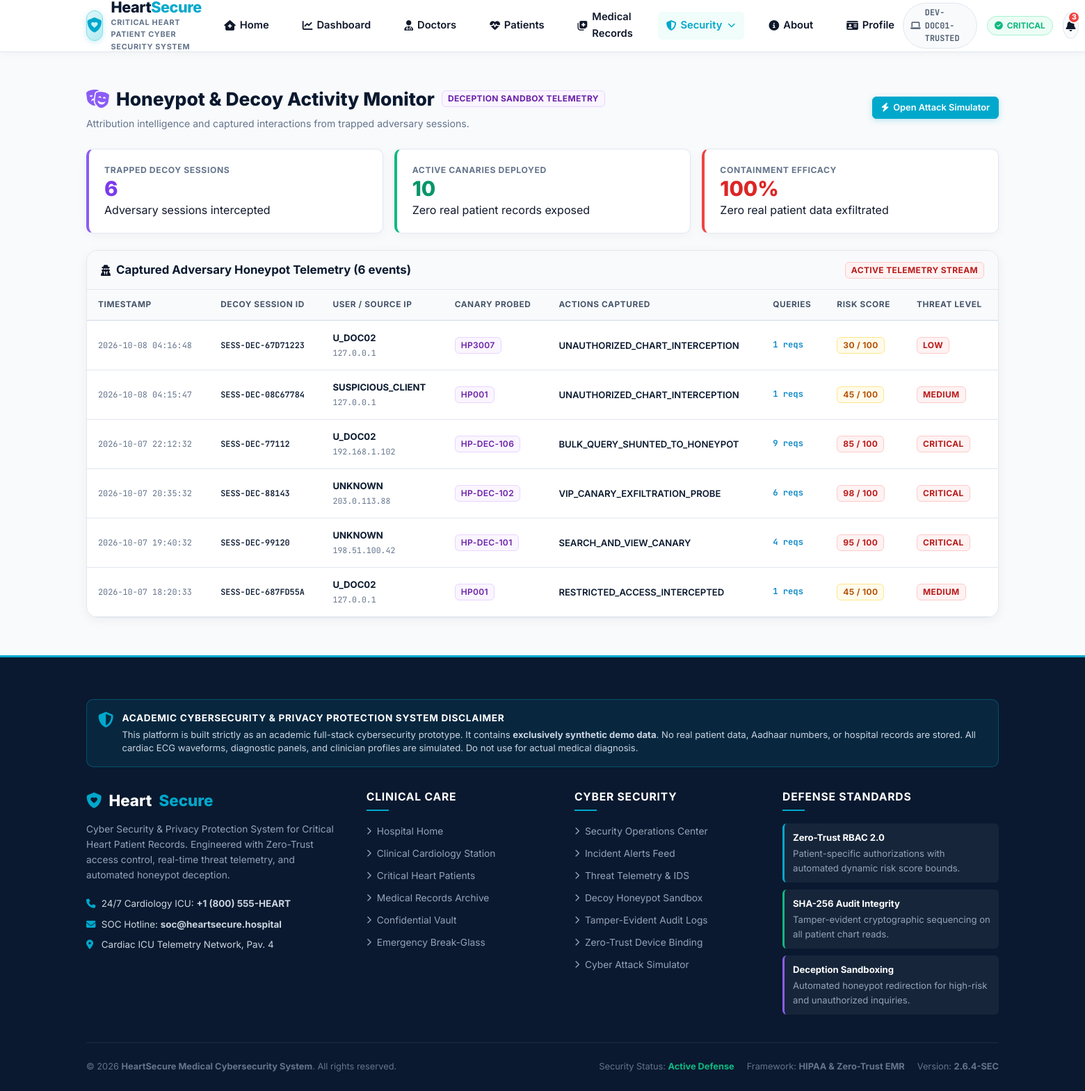
The app's page /decoy-monitor (signed in) with its own data.
### tables this page shows
CREATE TABLE decoy_sessions (
    id INTEGER PRIMARY KEY AUTOINCREMENT,
    decoy_session_id TEXT NOT NULL,
    user_id TEXT NOT NULL,
    ip_address TEXT NOT NULL,
    timestamp TIMESTAMP DEFAULT CURRENT_TIMESTAMP,
    fake_patient_searched TEXT,
    fake_record_viewed TEXT,
    actions_performed TEXT NOT NULL,
    request_count INTEGER DEFAULT 1,
    risk_score INTEGER NOT NULL,
    threat_level TEXT NOT NULL
);

### routes/cardioshield.py (the view)
@cardioshield_bp.route('/decoy-monitor')
def decoy_monitor_view():
    if not require_login():
        return redirect(url_for('auth.login'))
    user = UserModel.get_by_user_id(session['user_id'])
    sessions = DeceptionService.get_decoy_sessions(limit=50)
    stats = DeceptionService.get_stats()
    canaries = DeceptionService.get_all_decoy_patients()
    return render_template(
        'decoy_monitor.html',
        user=user,
        sessions=sessions,
        stats=stats,
        canaries=canaries
    )

### database/db.py (called while the page is built)
def get_db():
    try:
        if 'db' not in g:
            g.db = sqlite3.connect(DB_PATH, check_same_thread=False)
            g.db.row_factory = sqlite3.Row
            g.db.execute("PRAGMA foreign_keys = ON")
            ensure_schema(g.db)
        return g.db
    except RuntimeError:
        conn = sqlite3.connect(DB_PATH, check_same_thread=False)
        conn.row_factory = sqlite3.Row
        conn.execute("PRAGMA foreign_keys = ON")
        ensure_schema(conn)
        return conn

def query_db(query, args=(), one=False):
    conn = get_db()
    cur = conn.execute(query, args)
    rv = cur.fetchall()
    cur.close()
    return (dict(rv[0]) if rv else None) if one else [dict(r) for r in rv]

### models/user.py (called while the page is built)
    @staticmethod
    def get_by_user_id(user_id):
        return query_db("SELECT * FROM users WHERE user_id = ?", (user_id,), one=True)

### routes/cardioshield.py (called while the page is built)
def require_login():
    if 'user_id' not in session:
        flash("Please log in to access this page.", "warning")
        return False
    return True

### services/deception_service.py (called while the page is built)
    @classmethod
    def get_all_decoy_patients(cls):
        rows = query_db("SELECT * FROM decoy_patients ORDER BY patient_id ASC")
        return [cls._format_decoy(r) for r in rows]

    @classmethod
    def get_decoy_sessions(cls, limit=50):
        return query_db("SELECT * FROM decoy_sessions ORDER BY timestamp DESC LIMIT ?", (limit,))

    @classmethod
    def get_stats(cls):
        total = query_db("SELECT COUNT(*) as cnt FROM decoy_sessions", one=True)['cnt']
        canaries_count = query_db("SELECT COUNT(*) as cnt FROM decoy_patients", one=True)['cnt']
        return {
            'total_decoy_sessions': total,
            'total_canaries': canaries_count
        }

    @staticmethod
    def _format_decoy(row):
        if not row:
            return None
        d = dict(row)
        for key in ['vitals', 'current_prescriptions']:
            if isinstance(d.get(key), str):
                try:
                    d[key] = json.loads(d[key])
                except Exception:
                    pass
        d['is_decoy'] = 1
        d['banner_notice'] = "SECURITY MONITORING MODE – SYNTHETIC DECOY DATA"
        return d

### services/phone_service.py (called while the page is built)
    @staticmethod
    def get_supported_country_codes():
        return COUNTRY_CODES

### templates/decoy_monitor.html (shortened to what this page needs)
{% extends "base.html" %}
{% block content %}
<div style="margin-bottom: 24px;">
    <div style="display: flex; justify-content: space-between; align-items: center; flex-wrap: wrap; gap: 14px; margin-bottom: 24px;">
        <div>
            <div style="display: flex; align-items: center; gap: 10px;">
                <h1 style="font-size: 1.65rem; font-weight: 800; color: var(--navy-primary); display: flex; align-items: center; gap: 10px;">
                    <i class="fa-solid fa-masks-theater" style="color: #8b5cf6;"></i> Honeypot &amp; Decoy Activity Monitor
                </h1>
                <span class="badge badge-decoy" style="font-weight: 700;">Deception Sandbox Telemetry</span>
            </div>
            <p style="color: var(--text-muted); font-size: 0.88rem; margin-top: 4px;">
                Attribution intelligence and captured interactions from trapped adversary sessions.
            </p>
        </div>
        <a href="{{ url_for('security.risk_analysis') }}" class="btn btn-primary btn-sm" style="display: inline-flex; align-items: center; gap: 6px;">
            <i class="fa-solid fa-bolt"></i> Open Attack Simulator
        </a>
    </div>
    <div class="stats-grid" style="display: grid; grid-template-columns: repeat(auto-fit, minmax(220px, 1fr)); gap: 16px; margin-bottom: 24px;">
        <div class="card stat-card" style="border-left: 4px solid #8b5cf6; box-shadow: 0 4px 15px rgba(15, 23, 42, 0.04);">
            <div class="stat-label">TRAPPED DECOY SESSIONS</div>
            <div class="stat-value" style="color: #7c3aed;">{{ stats.total_decoy_sessions }}</div>
            <div class="stat-sub">Adversary sessions intercepted</div>
        </div>
        <div class="card stat-card" style="border-left: 4px solid #10b981; box-shadow: 0 4px 15px rgba(15, 23, 42, 0.04);">
            <div class="stat-label">ACTIVE CANARIES DEPLOYED</div>
            <div class="stat-value" style="color: #059669;">{{ stats.total_canaries }}</div>
            <div class="stat-sub">Zero real patient records exposed</div>
        </div>
        <div class="card stat-card" style="border-left: 4px solid #ef4444; box-shadow: 0 4px 15px rgba(15, 23, 42, 0.04);">
            <div class="stat-label">CONTAINMENT EFFICACY</div>
            <div class="stat-value" style="color: #dc2626;">100%</div>
            <div class="stat-sub">Zero real patient data exfiltrated</div>
        </div>
    </div>
    <div class="card" style="margin-bottom: 24px; box-shadow: 0 4px 15px rgba(15, 23, 42, 0.05); border: 1px solid var(--border-light);">
        <div class="card-header" style="background: #f8fafc; border-bottom: 1px solid var(--border-light); padding: 14px 20px; display: flex; justify-content: space-between; align-items: center;">
            <div style="display: flex; align-items: center; gap: 8px;">
                <i class="fa-solid fa-user-secret" style="color: var(--navy-accent);"></i>
                <span class="card-title" style="font-size: 1.05rem; font-weight: 700; color: var(--navy-primary);">Captured Adversary Honeypot Telemetry ({{ sessions|length }} events)</span>
            </div>
            <span class="badge badge-critical" style="font-weight: 700;">Active Telemetry Stream</span>
        </div>
        <div class="table-container">
            <table class="data-table">
                <thead>
                    <tr>
                        <th>Timestamp</th>
                        <th>Decoy Session ID</th>
                        <th>User / Source IP</th>
                        <th>Canary Probed</th>
                        <th>Actions Captured</th>
                        <th>Queries</th>
                        <th>Risk Score</th>
                        <th>Threat Level</th>
                    </tr>
                </thead>
                <tbody>
                    {% for s in sessions %}
                    <tr>
                        <td style="font-family: var(--font-mono); font-size: 0.74rem; color: var(--text-muted); white-space: nowrap;">
                            {{ s.timestamp }}
                        </td>
                        <td style="font-family: var(--font-mono); font-size: 0.74rem; color: var(--navy-primary); font-weight: 600;">
                            {{ s.decoy_session_id }}
                        </td>
                        <td style="font-size: 0.82rem;">
                            <strong style="color: var(--navy-primary);">{{ s.user_id }}</strong><br>
                            <span style="font-family: var(--font-mono); font-size: 0.72rem; color: var(--text-muted);">{{ s.ip_address }}</span>
                        </td>
                        <td>
                            <span class="badge badge-decoy" style="font-weight: 600;">{{ s.fake_patient_searched or s.fake_record_viewed }}</span>
                        </td>
                        <td style="font-size: 0.82rem; font-weight: 600; color: var(--navy-primary);">
                            {{ s.actions_performed }}
                        </td>
                        <td style="font-family: var(--font-mono); font-size: 0.76rem; color: #0284c7; font-weight: 600;">
                            {{ s.request_count }} reqs
                        </td>
                        <td>
                            <span class="badge {% if s.risk_score >= 80 %}badge-critical{% else %}badge-medium{% endif %}" style="font-weight: 700;">
                                {{ s.risk_score }} / 100
                            </span>
                        </td>
                        <td>
                            <span class="badge badge-critical" style="font-weight: 700;">{{ s.threat_level }}</span>
                        </td>
                    </tr>
                    {% endfor %}
                </tbody>
            </table>
        </div>
    </div>
</div>
{% endblock %}

### records on screen
decoy_sessions: timestamp "2026-10-08 04:16:48", decoy_session_id "SESS-DEC-67D71223", user_id "U_DOC02", ip_address "127.0.0.1", fake_patient_searched "HP3007", actions_performed "UNAUTHORIZED_CHART_INTERCEPTION", request_count "1", risk_score "30", threat_level "LOW"
decoy_sessions: timestamp "2026-10-08 04:15:47", decoy_session_id "SESS-DEC-08C67784", user_id "SUSPICIOUS_CLIENT", ip_address "127.0.0.1", fake_patient_searched "HP001", actions_performed "UNAUTHORIZED_CHART_INTERCEPTION", request_count "1", risk_score "45", threat_level "MEDIUM"
decoy_sessions: timestamp "2026-10-07 22:12:32", decoy_session_id "SESS-DEC-77112", user_id "U_DOC02", ip_address "192.168.1.102", fake_patient_searched "HP-DEC-106", actions_performed "BULK_QUERY_SHUNTED_TO_HONEYPOT", request_count "9", risk_score "85", threat_level "CRITICAL"
decoy_sessions: timestamp "2026-10-07 20:35:32", decoy_session_id "SESS-DEC-88143", user_id "UNKNOWN", ip_address "203.0.113.88", fake_patient_searched "HP-DEC-102", actions_performed "VIP_CANARY_EXFILTRATION_PROBE", request_count "6", risk_score "98", threat_level "CRITICAL"
decoy_sessions: timestamp "2026-10-07 19:40:32", decoy_session_id "SESS-DEC-99120", user_id "UNKNOWN", ip_address "198.51.100.42", fake_patient_searched "HP-DEC-101", actions_performed "SEARCH_AND_VIEW_CANARY", request_count "4", risk_score "95", threat_level "CRITICAL"
decoy_sessions: timestamp "2026-10-07 18:20:33", decoy_session_id "SESS-DEC-687FD55A", user_id "U_DOC02", ip_address "127.0.0.1", fake_patient_searched "HP001", actions_performed "RESTRICTED_ACCESS_INTERCEPTED", request_count "1", risk_score "45", threat_level "MEDIUM"

### other values on screen
{{ session_device_id }} "DEV-DOC01-TRUSTED"
{{ system_threat_level }} "CRITICAL"
{{ stats.total_decoy_sessions }} "6"
{{ stats.total_canaries }} "10"
{{ sessions|length }} "6"
